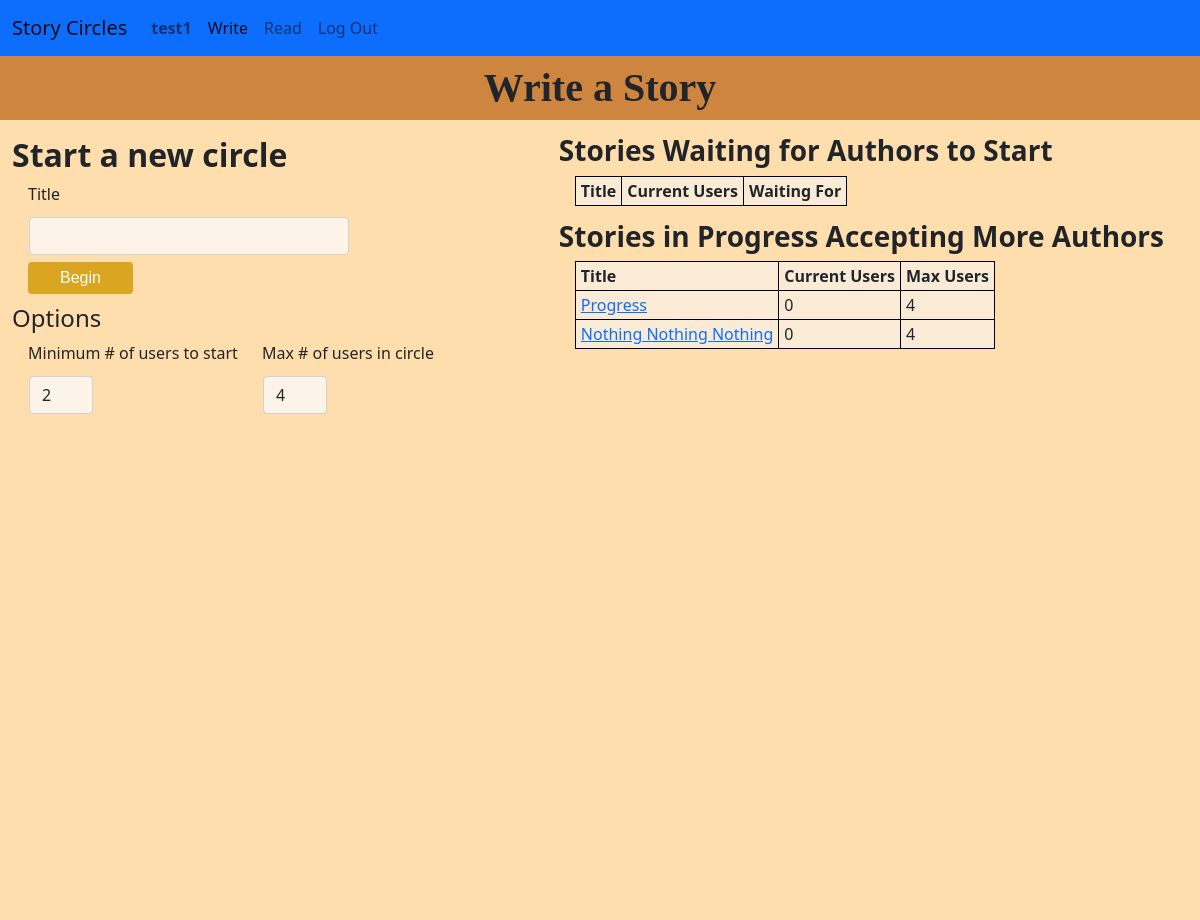
Page /circle/ (signed in) on the earlier database version.
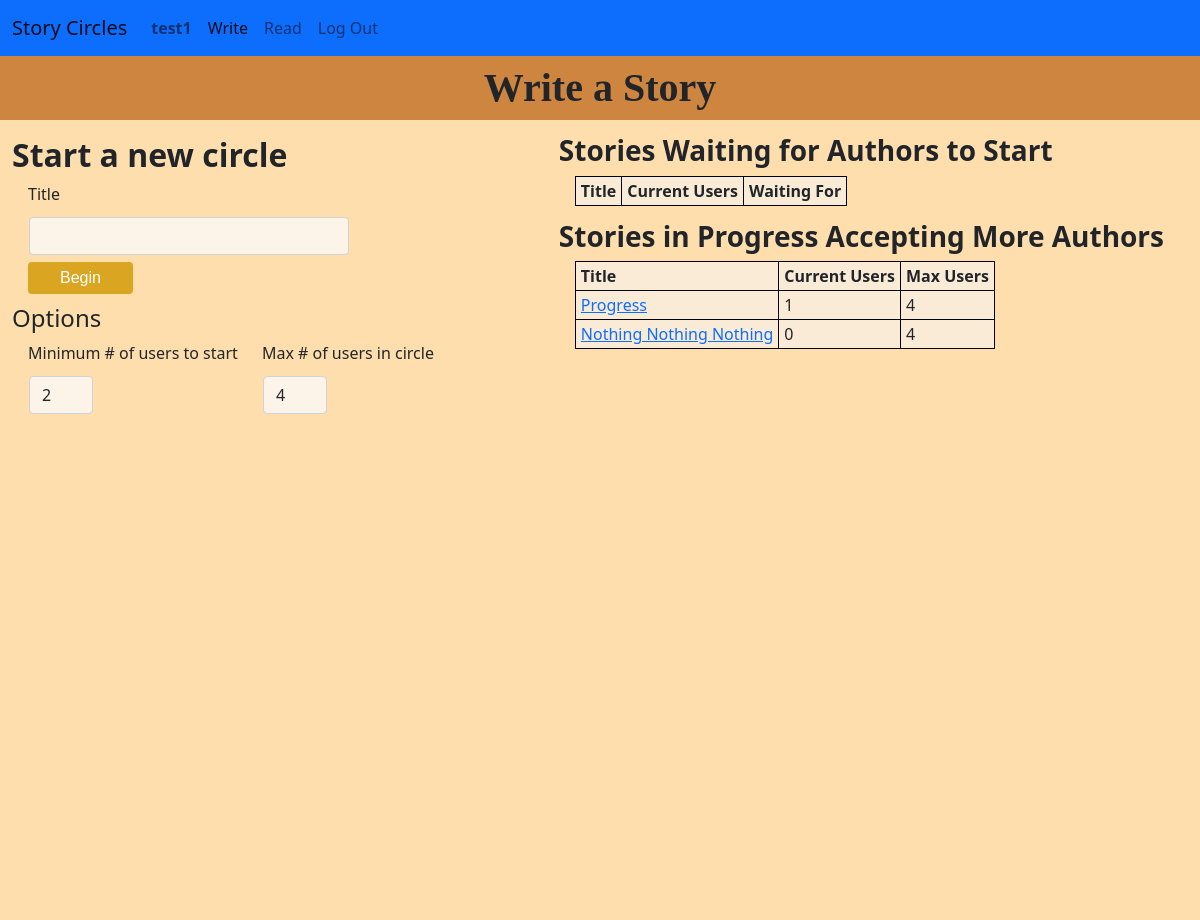
Same page on the later database version.
### circle/models.py (models this page shows, shortened)
class Circle(models.Model):
    creation_time = models.DateTimeField(auto_now_add=True)
    threshold_user_ct = models.IntegerField() #This is the number of users that must be connected to start the story
    max_user_ct = models.IntegerField()
    user_ct = models.IntegerField(default=0)
    turn_order = models.JSONField(default=list)
    class Proposal(models.TextChoices):
        END_STORY = 'ES', _('End Story')
        NEW_PARAGRAPH = 'NP', _('New Paragraph')
    active_proposal = models.CharField(
        max_length=2,
        choices=Proposal.choices,
        blank=True,
        null=True,
    )
    proposing_user = models.ForeignKey('User',
                                        null=True, on_delete=models.SET_NULL,
                                        related_name='ending_proposed')
    approved_proposal = models.ManyToManyField(
        User,
        blank=True
    )
    story = models.OneToOneField(
        'Story',
        blank=True,
        on_delete=models.CASCADE,
    )
    objects = CircleManager()
    open_circles = OpenCircleManager()
    waiting_circles = WaitingCircleManager()

class Story(models.Model):
    title = models.TextField(unique=True)
    authors = models.ManyToManyField(
        User,
        related_name="stories",
        blank=True
    )
    text = models.TextField()
    start_time = models.DateTimeField(blank=True, null=True)
    finish_time = models.DateTimeField(blank=True, null=True)
    finished = models.BooleanField(default=False)
    def get_absolute_url(self):
        if self.finished:
            return reverse('finished_story', args = [self.pk])
        else:
            return reverse('circle', args = [self.circle.pk])
    """ Return the text as html with "\n\n" converted to paragraph breaks """

### circle/views.py (the view)
# urls.py: path('', views.index, name='index'),
@login_required
def index(request):
    return render(request, 'circle/index.html', {
        "open_circles": Circle.open_circles.all(),
        "waiting_circles": Circle.waiting_circles.order_by('creation_time')
    })

### circle/models.py (called while the page is built)
    def get_absolute_url(self):
        return reverse('user', args=[self.pk])

    def get_queryset(self):
        return super().get_queryset().filter(user_ct__lt=F('max_user_ct'), story__start_time__isnull=False)

    def get_queryset(self):
        return super().get_queryset().filter(story__start_time__isnull=True)

### circle/templates/circle/index.html (shortened to what this page needs)
{% extends "circle/layout.html" %}
{% load static %}
{% block fullwidth %}
    <h1 class="page-title">
        Write a Story
    </h1>
{% endblock %}
{% block body %}
<div id="content-row" class="row w-100 justify-content-around">
    <div class="col-lg">
        <h2>Start a new circle</h2>
        <div class="input-div"><form>
            <label for="title-input" class="form-label">Title</label>
            <input id="title-input" class="form-control" type="text" size="20">
            <button id="title-submit" type="submit">Begin</button><br>
        </form></div>
        <h4>Options</h4>
        <div class="input-div">
            <form class="row justify-content-start">
                <div class="col-auto">
                    <label for="threshold-user-ct" class="form-label">Minimum # of users to start</label>
                    <input id="threshold-user-ct-input" class="form-control" type="number" name="threshold-user-ct" min="2" max="100" value="2">
                </div>
                <div class="col-auto">
                    <label for="max-user-ct" class="form-label">Max # of users in circle</label>
                    <input id="max-user-ct-input" class="form-control" type="number" name="max-user-ct" min ="2" max="100" value="4">
                </div>
            </form>
        </div>
    </div>
    <div class="col-lg-auto">
        <h3>Stories Waiting for Authors to Start</h3>
        <table>
            <tr>
                <th>Title</th>
                <th>Current Users</th>
                <th>Waiting For</th>
            </tr>
        </table>
        <h3>Stories in Progress Accepting More Authors</h3>
        <table>
            <tr>
                <th>Title</th>
                <th>Current Users</th>
                <th>Max Users</th>
            </tr>
            {% for circle in open_circles %}
            <tr>
                <td><a href="{{ circle.story.get_absolute_url }}">{{ circle.story.title }}</a></td>
                <td>{{ circle.user_ct }}</td>
                <td>{{ circle.max_user_ct }}</td>
            </tr>
            {% endfor %}
        </table>
    </div>
</div>
{% endblock %}

Differences in the rows shown:
changed Circle "Progress": user_ct "0" → "1"
